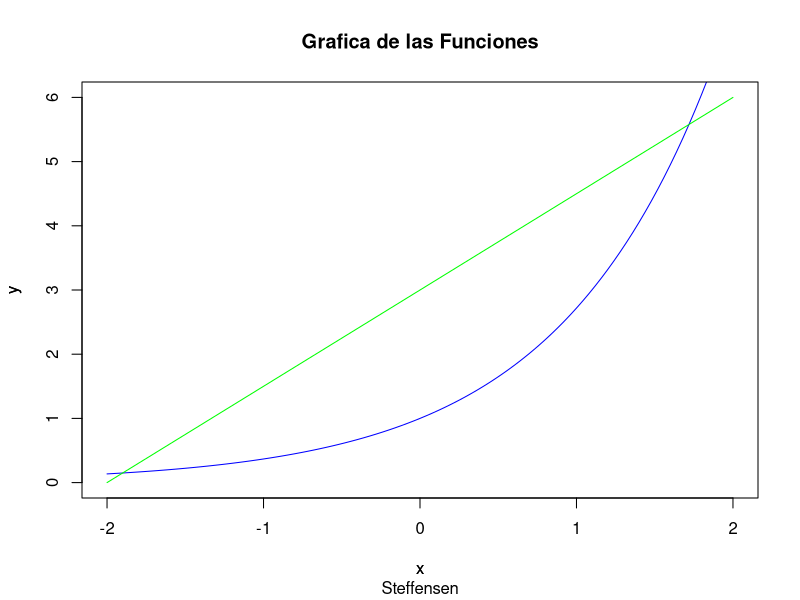
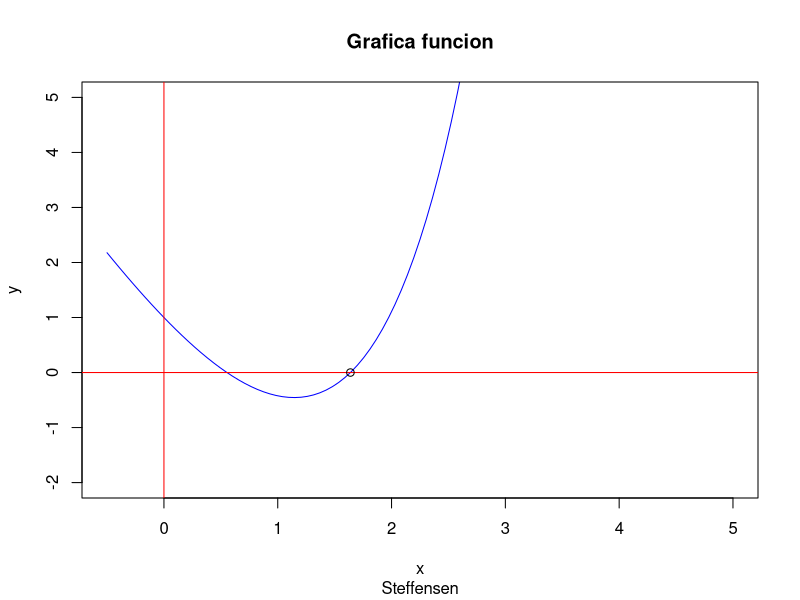
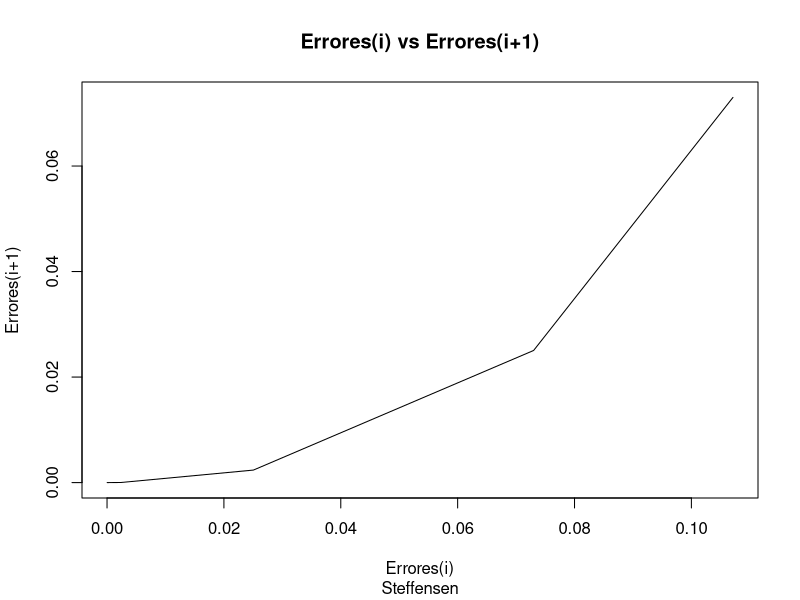
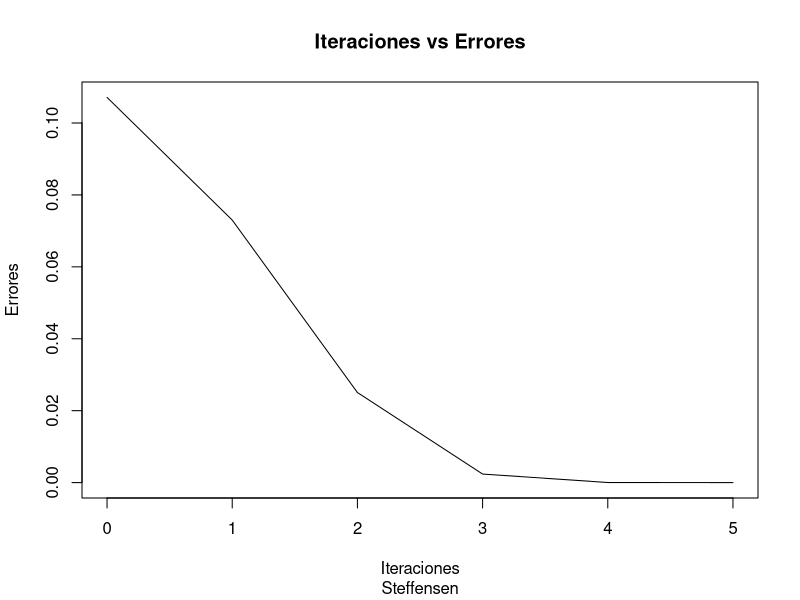
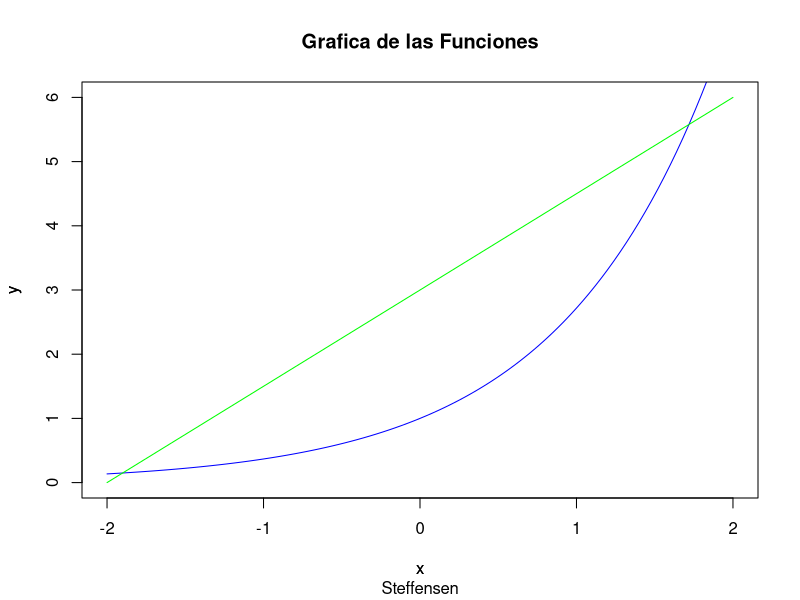
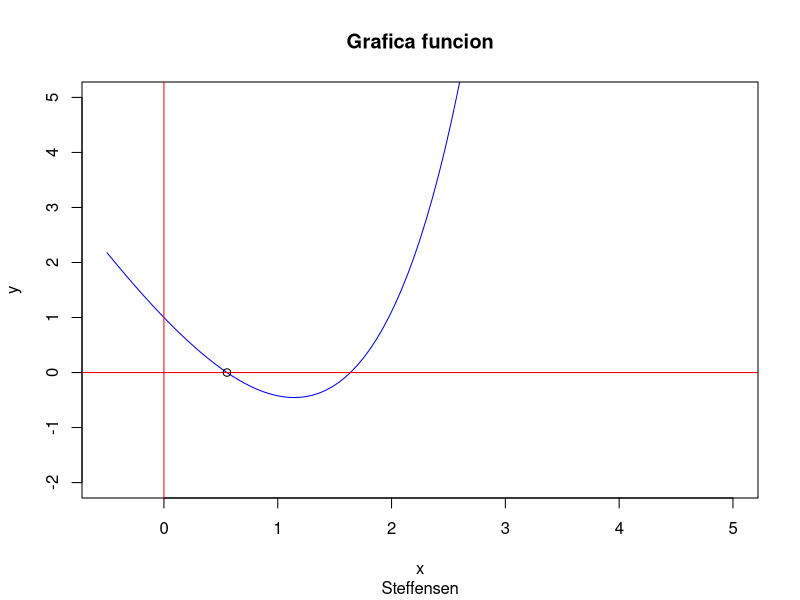
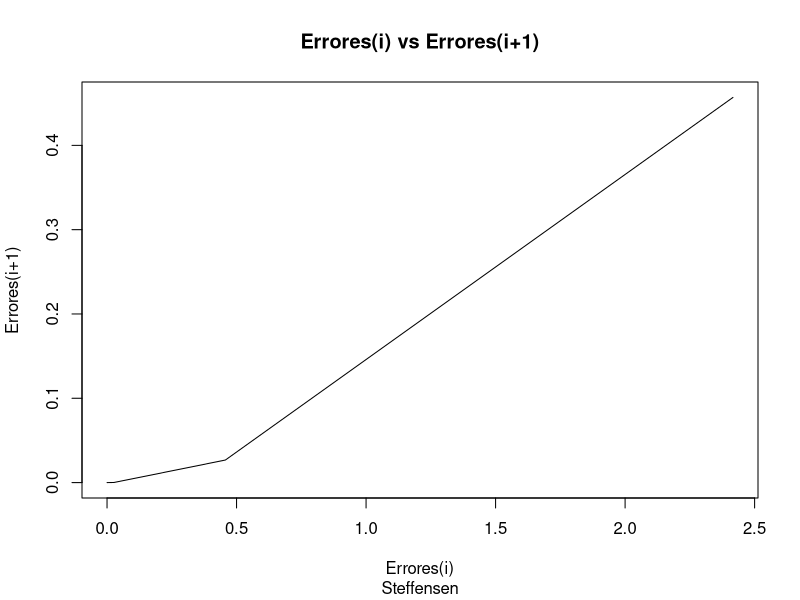
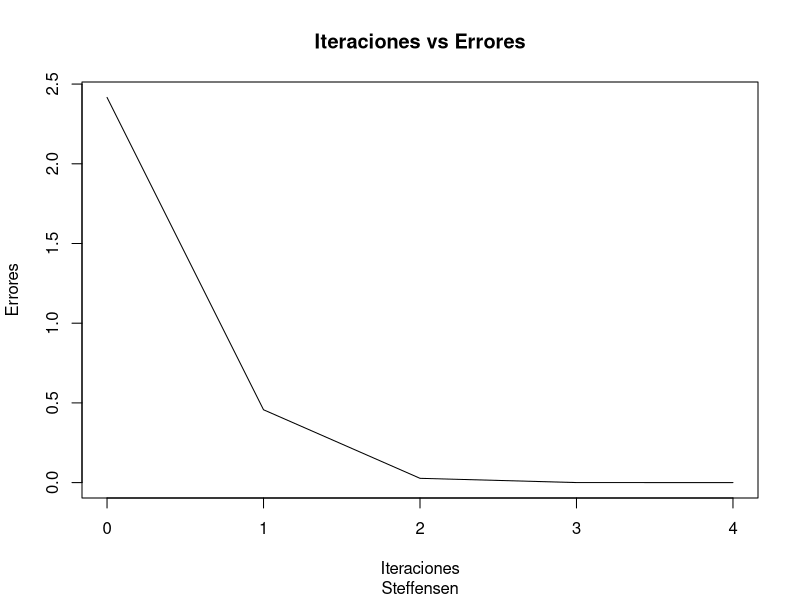

Write the R code that produced these figures, in order.
#-------------------------------------------------------------------------------
#                           Ejercicios raiz con metodos
#-------------------------------------------------------------------------------

fe<-function(x)
{
  signif(exp(1), 5)^x
}

fpi<-function(x)
{
  signif(pi,5)*x
}

f1<-function(x)
{
  signif(exp(1), 5)^x-signif(pi,5)*x
}

g1 <- function(x)
{
  (exp(x)/pi)
}

#----------------------------------------------
#                 Steffensen
#----------------------------------------------
Steffensen<- function(tol,m,x0,f,fg)
{
  
  plot(fe, xlim = c(-2,2), ylim = c(0,6), col = "blue", main = "Grafica de las Funciones", sub = "Steffensen", xlab = "x", ylab = "y")
  par(new=TRUE)
  curve(fpi, type = "l", col="green", axes=FALSE, ylab = "y")
  par(new=FALSE)
  
  iteraciones<-c()
  
  x<-0
  x1<-0
  x2<-1
  
  Er1<-c()
  Er2<-c()
  
  k<-1
  E1<-0
  
  
  
  plot(fg, xlim = c(-0.5,5), ylim = c(-2,5), col = "blue", main = "Grafica funcion", sub = "Steffensen", xlab = "x", ylab = "y")
  abline(h = 0, v=0, col= "red")
  
  
  while(k<=m )
  {
    x1 = f(x0)
    x2 = f(x1)
    x = (x0 - ((x1-x0)^2)/(x2-2*x1+x0))
    
    E2<-E1
    E1<-abs(x-x0)/x
    
    
    if(k > 1)
    {
      Er1<-c(Er1, E2)
      Er2<-c(Er2, E1)
    }
    
    
    cat("\nX1 es:",x1, "con error relativo:", E1, "Iteracion:", k)
    if(abs(x - x0) < tol)
    {
      break
    }
    k<-k+1
    x0 = x
    
  }
  
  points(x,0)
  
  plot(fg, xlim = c(0,max(Er1)), ylim = c(0,max(Er2)), col = "white", main = "Errores(i) vs Errores(i+1)", sub = "Steffensen", xlab = "Errores(i)", ylab = "Errores(i+1)")
  lines(Er1, Er2, type = "l")
  
  Er1<-c(Er1,Er2[k-1])
  cat(Er1)
  iteraciones<-c(1:k-1)
  plot(fg, xlim = c(0,max(iteraciones)), ylim = c(0,max(Er1)), col = "white", main = "Iteraciones vs Errores", sub = "Steffensen", xlab = "Iteraciones", ylab = "Errores")
  lines(iteraciones, Er1, type = "l")
  
}

Steffensen(1e-08, 100, 2, g1,f1)
Steffensen(1e-08, 100, 1, g1,f1)
